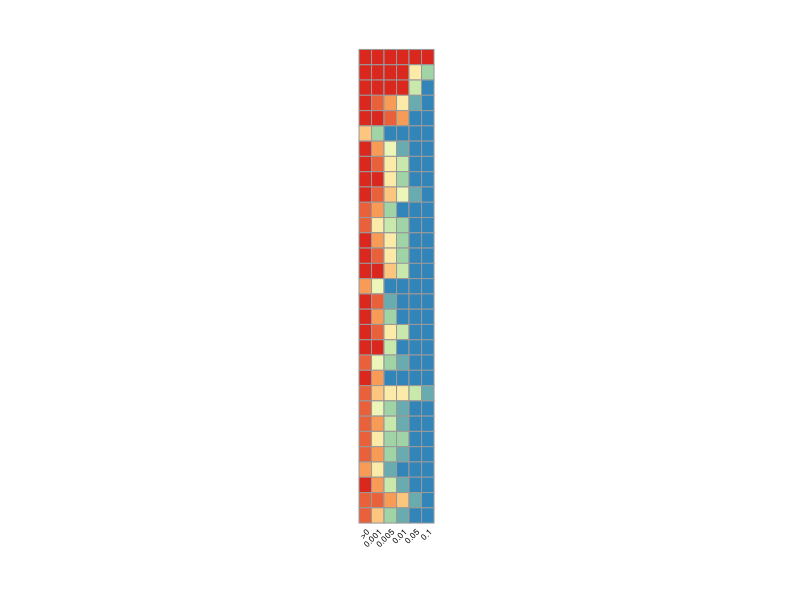
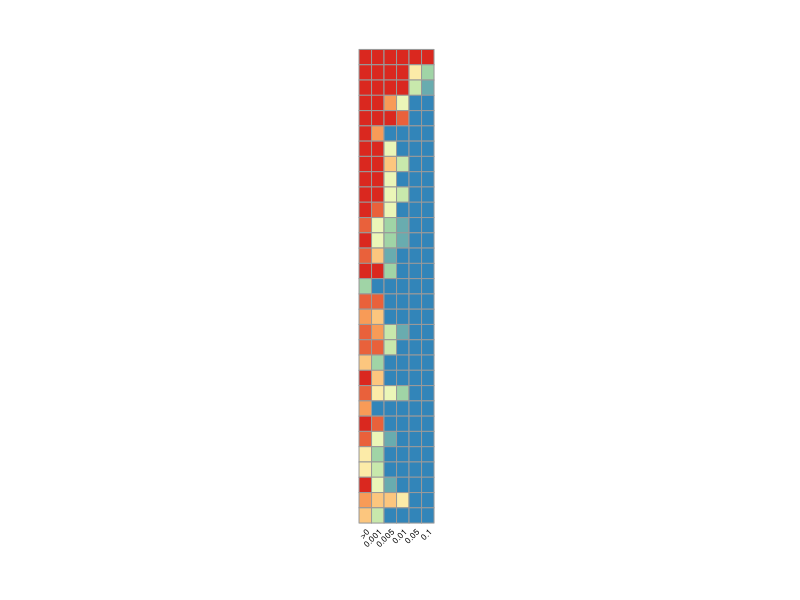
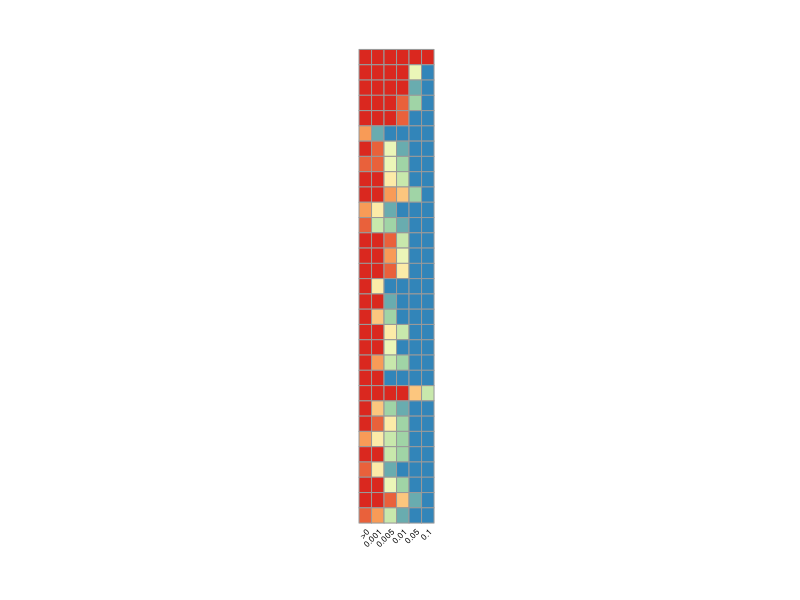
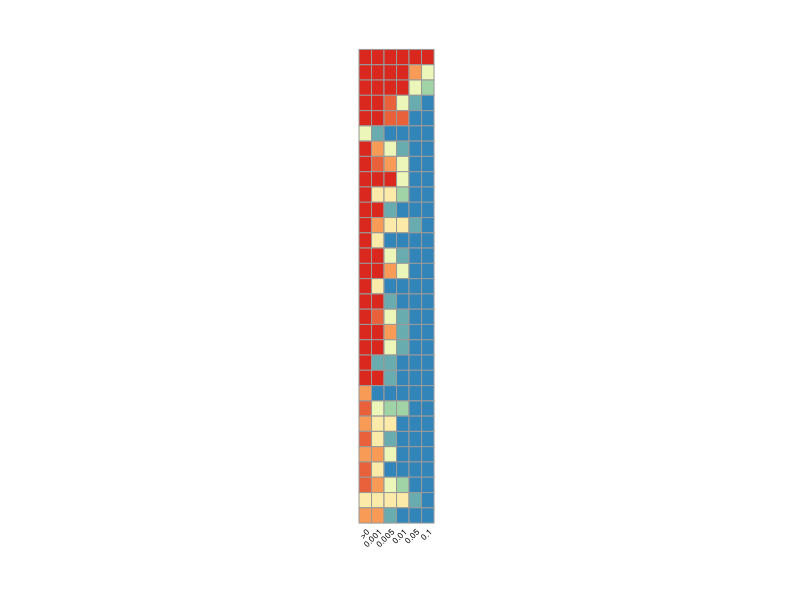
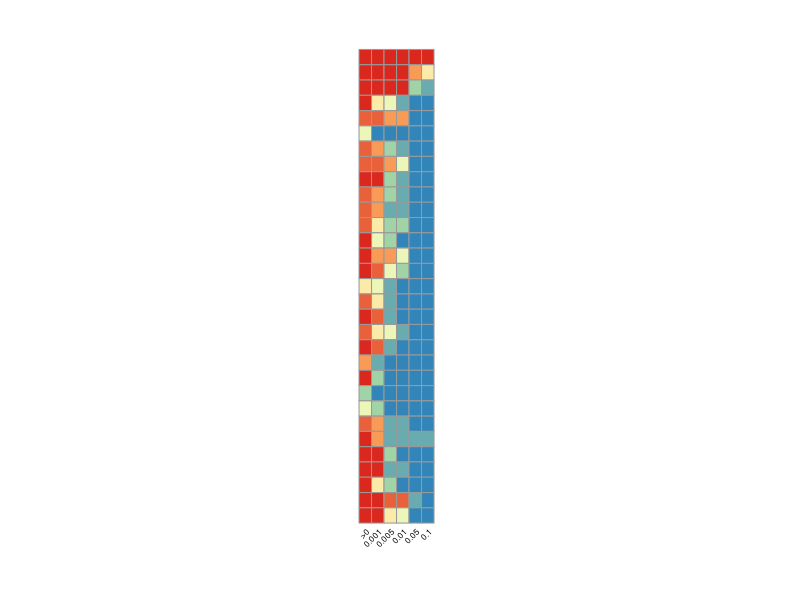
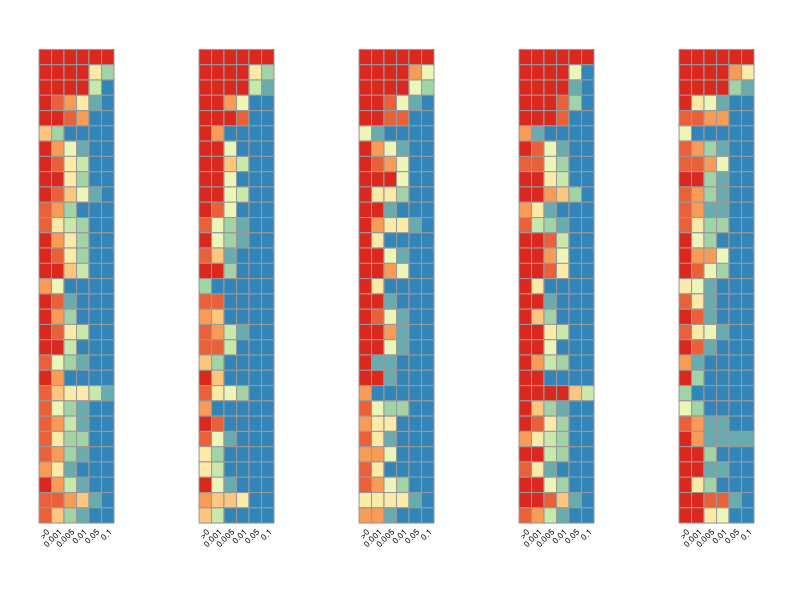
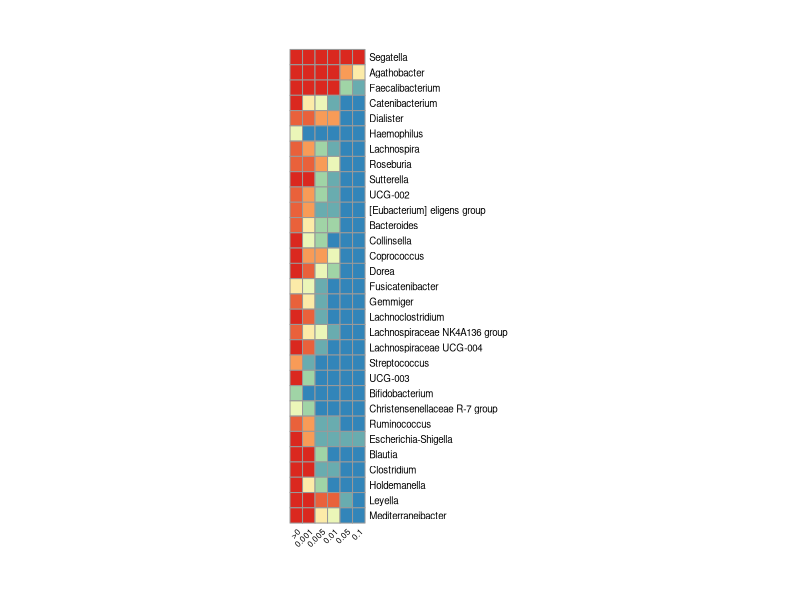

Source code (R) for these figures, in order:
library(data.table)
library(dplyr)
library(grid)
library("pheatmap")
library(gridExtra)
library(stringr)

path = "/Users/emily/Documents/SonnenburgPostdoc/IndianMicrobiome/Revision_October_2025/Github/"
setwd(path)

#############################################################
#   Figure 3: Heatmap of core microbiome (16S)
#############################################################

## 16S relative abundance data
d <-read.table("Fig2_relab_genus16S.csv", header = TRUE, sep = " ",stringsAsFactors = F,numerals="allow.loss")
d$AK_SK_31 <- NULL; # this sample has no metadata (including tribe)

### Remove  outliers before defining the core
d$AK_SK_49<-NULL
d$AK_SK_10<-NULL
d$AK_SK_32<-NULL
d$AK_SR_6<-NULL
d$AK_SG_17<-NULL
d$AK_SG_18<-NULL
d$AK_SR_1<-NULL
d$AK_SR_4 <- NULL # Streptococcus 


## MELT so df matches the three-column format 
dmelt <- reshape2::melt(d, id = c("Genus"))
names(dmelt) <- c("Genus","Sample","Rel_ab") 
dmelt$Sample <- as.character(dmelt$Sample)
length(unique(dmelt$Sample))



####################
### Add tribe from metadata

meta <-read.table("sample_metadata.csv", header = TRUE, sep = ",",stringsAsFactors = T) 
meta<-subset(meta,meta$sample %in% dmelt$Sample)
#
dmelt$tribe = NA
for (row in 1:nrow(dmelt)){
  samplename = dmelt[row,2]
  tribe <- as.character(subset(meta,meta$sample==samplename)$Tribe)
  dmelt[row,4] = tribe
}
dmelt <- dmelt %>% mutate(tribe = str_replace(tribe, "Gondia", "Gond"))





############## ############## 
############## ############## 
############## ############## 

# For each taxon,
# calculate its prevalence at each RA threshold overall
# and store in a df

############## ############## 
############## ############## 
############## ############## 


header = c("Taxon","any","point001","point0025","point005","point0075","point01","point025","point05","point075","point1","Group")

taxa = unique(dmelt$Genus)
thresh = c(0.1,0.075,0.05,0.025,0.01,0.0075,0.005,0.0025,0.001,0)
thresh = rev(thresh)

regions =c("Deccan Plateau","Trans-Himalayas","Warli","Kabui")


# beginning of df to store results 
results = header

for (t in taxa){
  
  # FOR EACH TAXON
  results_taxon = rep(NA,9) # empty vector to store prevalence for this taxon (at various rel_ab thresholds)
  dmeltT <- subset(dmelt,dmelt$Genus==t) # get rel_ab data for this taxon only
  
  # for each threshold -- ALL 
  for (r in 1:length(thresh)){
    meet_thresh = subset(dmeltT,dmeltT$Rel_ab > thresh[r]) # get rel_ab data that meet the threshold 
    prevalence = nrow(meet_thresh)/length(unique(dmeltT$Sample)) # calculate prevalence
    results_taxon[r] = prevalence # store 
  }  # end r loop
  # save row for this taxon 
  row_taxon = c(t,results_taxon,"All")
  results = rbind(results,row_taxon)
  
  ## NOW DO EACH THRESHOLD FOR EACH REGION
  
  for (tr in regions){
    results_taxon_tribe = rep(NA,9) # new empty row to fill in 
    
    if (tr=="Deccan Plateau"){
      dmeltT_TRIBE = subset(dmeltT,dmeltT$tribe == "Madia" | dmeltT$tribe == "Gondia" ) 
    }
    else if (tr=="Trans-Himalayas"){
      dmeltT_TRIBE = subset(dmeltT,dmeltT$tribe == "Brokpa" | dmeltT$tribe == "Balti"  | dmeltT$tribe == "Boto"  | dmeltT$tribe == "Purigpa" ) 
    }
    else if (tr=="Warli"){
      dmeltT_TRIBE = subset(dmeltT,dmeltT$tribe == "Warli")
    }
    else if (tr=="Kabui"){
      dmeltT_TRIBE = subset(dmeltT,dmeltT$tribe == "Kabui") 
    }
    
    for (r in 1:length(thresh)){
      meet_thresh = subset(dmeltT_TRIBE,dmeltT_TRIBE$Rel_ab > thresh[r]) # get rel_ab data that meet the threshold 
      prevalence = nrow(meet_thresh)/length(unique(dmeltT_TRIBE$Sample)) # calculate prevalence
      results_taxon_tribe[r] = prevalence # store 
    }  # end r loop
    # save row for this taxon 
    row_taxon_tribe = c(t,results_taxon_tribe,tr)
    results = rbind(results,row_taxon_tribe)
  } # end tr loop
  
} # end t loop


# clean up results df 
results = as.data.frame(results)
names(results) = results[1,] 
results2 = results[-1,] # drop the redundant header



############## ############## 
############## ############## 

# COMBINE ALL REGIONS ON ONE PLOT 

############## ############## 
############## ############## 

### First, need to establish the order of the core taxa: 
plotTaxa <- c()
for (region in c("All","Warli","Deccan Plateau", "Trans-Himalayas","Kabui" )) {  # For each group in order of core size
  # subset the group
  temp <- subset(results2,results2$Group==region)
  # define its core taxa ('any' threshold)
  temp2 <- subset(temp, temp$any >= 1) #set the minimum prevalence 
  # sort by '0.1' threshold 
  temp2 = temp2[with(temp2, order(point1,decreasing = T)),]
  # the taxa are now in the right order for this group
  temp_taxa = temp2$Taxon
  for (i in temp_taxa) { if ((i %in% plotTaxa)==FALSE){ plotTaxa = c(plotTaxa,i) } }
} # end region loop  

plotTaxa # 31  taxa are at 100% prevalence in at least 1 region. This is the order of the taxa on the y-axis.



### Now, want to make each region's heatmap with the taxa in this order 

# melt results2 so that Taxon is unique 
rm <- reshape2::melt(results2,id.vars=c('Taxon','Group'))

# remove some of these thresholds to make the figure narrower
rm <- subset(rm,rm$variable != 'point0025')
rm <- subset(rm,rm$variable != 'point0075')
rm <- subset(rm,rm$variable != 'point025')
rm <- subset(rm,rm$variable != 'point075')

# informative colnames and types
names(rm) <- c("Taxon","Group","Threshold","Prevalence")
rm$Prevalence <- as.numeric(rm$Prevalence)


####### MAKE A PANEL FOR EACH GROUP
colfunc<-colorRampPalette(c("#3285B9","#AEDEA4","#FDFEBE","#FCAA5E","#DA281F"))
col=(colfunc(10))

#
rmg_All <- subset(rm,rm$Group == "All")
rg_All <-reshape2::dcast(rmg_All, Taxon~Threshold) # Uses Prevalence as value column:
row.names(rg_All) <- rg_All$Taxon
rg_All <- subset(rg_All,select=-c(Taxon))
rgt_All <- subset(rg_All,row.names(rg_All) %in% plotTaxa) ## Subset to desired taxa and order 
rgt_All <- rgt_All[match(plotTaxa, row.names(rgt_All)),]

## fix names
rgtm_All <- as.matrix(rgt_All)
#
heatmap_All <- pheatmap(rgtm_All, angle_col = 45,col=col,scale="none",cluster_rows=FALSE,cluster_cols = F,cellheight=11,cellwidth=9,
                        labels_col=c(">0",'0.001', "0.005","0.01",'0.05',"0.1" ), labels_row=rep('',length(plotTaxa)),
                        fontsize = 7, fontsize_row = 7, fontsize_col = 6, legend=F)
# to examine / identify taxa:
View(rgt_All)

#
#
rmg_Warli <- subset(rm,rm$Group == "Warli")
rg_Warli <-reshape2::dcast(rmg_Warli, Taxon~Threshold) # Uses Prevalence as value column:
row.names(rg_Warli) <- rg_Warli$Taxon
rg_Warli <- subset(rg_Warli,select=-c(Taxon))
rgt_Warli <- subset(rg_Warli,row.names(rg_Warli) %in% plotTaxa) ## Subset to desired taxa and order 
rgt_Warli <- rgt_Warli[match(plotTaxa, row.names(rgt_Warli)),]
rgtm_Warli <- as.matrix(rgt_Warli)
heatmap_Warli <- pheatmap(rgtm_Warli, angle_col = 45,col=col,scale="none",cluster_rows=FALSE,cluster_cols = F,cellheight=11,cellwidth=9,
                          labels_col=c(">0",'0.001', "0.005","0.01",'0.05',"0.1" ), labels_row=rep('',length(plotTaxa)),
                          fontsize = 7, fontsize_row = 7, fontsize_col = 6, legend=F,
                          plot.margin=unit(c(0,0,0,0), "cm")) 
#
#
rmg_TH <- subset(rm,rm$Group == "Trans-Himalayas")
rg_TH <-reshape2::dcast(rmg_TH, Taxon~Threshold) # Uses Prevalence as value column:
row.names(rg_TH) <- rg_TH$Taxon
rg_TH <- subset(rg_TH,select=-c(Taxon))
rgt_TH <- subset(rg_TH,row.names(rg_TH) %in% plotTaxa) ## Subset to desired taxa and order 
rgt_TH <- rgt_TH[match(plotTaxa, row.names(rgt_TH)),]
rgtm_TH <- as.matrix(rgt_TH)
heatmap_TH <- pheatmap(rgtm_TH, angle_col = 45,col=col,scale="none",cluster_rows=FALSE,cluster_cols = F,cellheight=11,cellwidth=9,
                       labels_col=c(">0",'0.001', "0.005","0.01",'0.05',"0.1" ), labels_row=rep('',length(plotTaxa)),
                       fontsize = 7, fontsize_row = 7, fontsize_col = 6, legend=F) 
#
#
rmg_DP <- subset(rm,rm$Group == "Deccan Plateau")
rg_DP <-reshape2::dcast(rmg_DP, Taxon~Threshold) # Uses Prevalence as value column:
row.names(rg_DP) <- rg_DP$Taxon
rg_DP <- subset(rg_DP,select=-c(Taxon))
rgt_DP <- subset(rg_DP,row.names(rg_DP) %in% plotTaxa) ## Subset to desired taxa and order 
rgt_DP <- rgt_DP[match(plotTaxa, row.names(rgt_DP)),]
rgtm_DP <- as.matrix(rgt_DP)
heatmap_DP <- pheatmap(rgtm_DP, angle_col = 45,col=col,scale="none",cluster_rows=FALSE,cluster_cols = F,cellheight=11,cellwidth=9,
                       labels_col=c(">0",'0.001', "0.005","0.01",'0.05',"0.1" ), labels_row=rep('',length(plotTaxa)),
                       fontsize = 7, fontsize_row = 7, fontsize_col = 6, legend=F) 
#
#
rmg_Kabui <- subset(rm,rm$Group == "Kabui")
rg_Kabui <-reshape2::dcast(rmg_Kabui, Taxon~Threshold) # Uses Prevalence as value column:
row.names(rg_Kabui) <- rg_Kabui$Taxon
rg_Kabui <- subset(rg_Kabui,select=-c(Taxon))
rgt_Kabui <- subset(rg_Kabui,row.names(rg_Kabui) %in% plotTaxa) ## Subset to desired taxa and order 
rgt_Kabui <- rgt_Kabui[match(plotTaxa, row.names(rgt_Kabui)),]
rgtm_Kabui <- as.matrix(rgt_Kabui)
heatmap_Kabui <- pheatmap(rgtm_Kabui, angle_col = 45,col=col,scale="none",cluster_rows=FALSE,cluster_cols = F,cellheight=11,cellwidth=9,
                          labels_col=c(">0",'0.001', "0.005","0.01",'0.05',"0.1" ),labels_row=rep('',length(plotTaxa)),
                          fontsize = 7, fontsize_row = 7, fontsize_col = 6, legend=F) 
#


#### Arrange all five heatmaps in one image
grid.arrange(heatmap_All[[4]],heatmap_Warli[[4]], heatmap_DP[[4]], heatmap_TH[[4]], heatmap_Kabui[[4]], nrow = 1)

# To get the row labels, replot the last region with labels 
for_labels <- pheatmap(rgtm_Kabui, angle_col = 45,col=col,scale="none",cluster_rows=FALSE,cluster_cols = F,cellheight=11,cellwidth=9,
                          labels_col=c(">0",'0.001', "0.005","0.01",'0.05',"0.1" ),
                          fontsize = 7, fontsize_row = 7, fontsize_col = 6, legend=F) 

### TO DRAW THE BLACK BOXES ...
### VIEW e.g. 'rgtm_TH'
### to see WHICH TAXA ARE ACTUALLY CORE IN EACH GROUP 